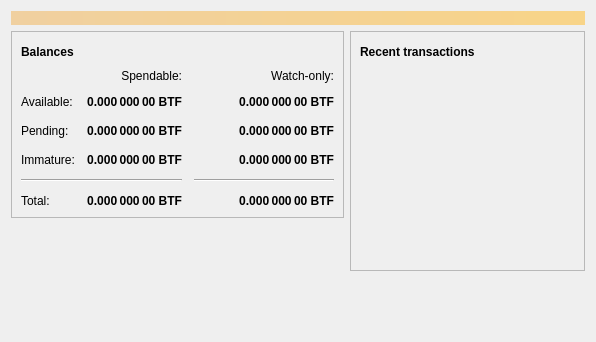
<?xml version="1.0" encoding="UTF-8"?>
<ui version="4.0">
 <class>OverviewPage</class>
 <widget class="QWidget" name="OverviewPage">
  <property name="geometry">
   <rect>
    <x>0</x>
    <y>0</y>
    <width>596</width>
    <height>342</height>
   </rect>
  </property>
  <property name="windowTitle">
   <string>Form</string>
  </property>
  <layout class="QVBoxLayout" name="topLayout">
   <item>
    <widget class="QLabel" name="labelAlerts">
     <property name="visible">
      <bool>false</bool>
     </property>
     <property name="styleSheet">
      <string notr="true">QLabel { background-color: qlineargradient(x1: 0, y1: 0, x2: 1, y2: 0, stop:0 #F0D0A0, stop:1 #F8D488); color:#000000; }</string>
     </property>
     <property name="wordWrap">
      <bool>true</bool>
     </property>
     <property name="margin">
      <number>3</number>
     </property>
     <property name="textInteractionFlags">
      <set>Qt::TextSelectableByMouse</set>
     </property>
    </widget>
   </item>
   <item>
    <layout class="QHBoxLayout" name="horizontalLayout" stretch="1,1">
     <item>
      <layout class="QVBoxLayout" name="verticalLayout_2">
       <item>
        <widget class="QFrame" name="frame">
         <property name="frameShape">
          <enum>QFrame::StyledPanel</enum>
         </property>
         <property name="frameShadow">
          <enum>QFrame::Raised</enum>
         </property>
         <layout class="QVBoxLayout" name="verticalLayout_4">
          <item>
           <layout class="QHBoxLayout" name="horizontalLayout_4">
            <item>
             <widget class="QLabel" name="label_5">
              <property name="font">
               <font>
                <weight>75</weight>
                <bold>true</bold>
               </font>
              </property>
              <property name="text">
               <string>Balances</string>
              </property>
             </widget>
            </item>
            <item>
             <widget class="QPushButton" name="labelWalletStatus">
              <property name="enabled">
               <bool>true</bool>
              </property>
              <property name="maximumSize">
               <size>
                <width>30</width>
                <height>16777215</height>
               </size>
              </property>
              <property name="toolTip">
               <string>The displayed information may be out of date. Your wallet automatically synchronizes with the Bitcoin network after a connection is established, but this process has not completed yet.</string>
              </property>
              <property name="text">
               <string/>
              </property>
              <property name="icon">
               <iconset resource="../bitcoin.qrc">
                <normaloff>:/icons/warning</normaloff>
                <disabledoff>:/icons/warning</disabledoff>:/icons/warning</iconset>
              </property>
              <property name="iconSize">
               <size>
                <width>24</width>
                <height>24</height>
               </size>
              </property>
              <property name="flat">
               <bool>true</bool>
              </property>
             </widget>
            </item>
            <item>
             <spacer name="horizontalSpacer_3">
              <property name="orientation">
               <enum>Qt::Horizontal</enum>
              </property>
              <property name="sizeHint" stdset="0">
               <size>
                <width>40</width>
                <height>20</height>
               </size>
              </property>
             </spacer>
            </item>
           </layout>
          </item>
          <item>
           <layout class="QGridLayout" name="gridLayout">
            <property name="spacing">
             <number>12</number>
            </property>
            <item row="2" column="2">
             <widget class="QLabel" name="labelWatchPending">
              <property name="font">
               <font>
                <weight>75</weight>
                <bold>true</bold>
               </font>
              </property>
              <property name="cursor">
               <cursorShape>IBeamCursor</cursorShape>
              </property>
              <property name="toolTip">
               <string>Unconfirmed transactions to watch-only addresses</string>
              </property>
              <property name="text">
               <string notr="true">0.000 000 00 BTF</string>
              </property>
              <property name="alignment">
               <set>Qt::AlignRight|Qt::AlignTrailing|Qt::AlignVCenter</set>
              </property>
              <property name="textInteractionFlags">
               <set>Qt::LinksAccessibleByMouse|Qt::TextSelectableByKeyboard|Qt::TextSelectableByMouse</set>
              </property>
             </widget>
            </item>
            <item row="2" column="1">
             <widget class="QLabel" name="labelUnconfirmed">
              <property name="font">
               <font>
                <weight>75</weight>
                <bold>true</bold>
               </font>
              </property>
              <property name="cursor">
               <cursorShape>IBeamCursor</cursorShape>
              </property>
              <property name="toolTip">
               <string>Total of transactions that have yet to be confirmed, and do not yet count toward the spendable balance</string>
              </property>
              <property name="text">
               <string notr="true">0.000 000 00 BTF</string>
              </property>
              <property name="alignment">
               <set>Qt::AlignRight|Qt::AlignTrailing|Qt::AlignVCenter</set>
              </property>
              <property name="textInteractionFlags">
               <set>Qt::LinksAccessibleByMouse|Qt::TextSelectableByKeyboard|Qt::TextSelectableByMouse</set>
              </property>
             </widget>
            </item>
            <item row="3" column="2">
             <widget class="QLabel" name="labelWatchImmature">
              <property name="font">
               <font>
                <weight>75</weight>
                <bold>true</bold>
               </font>
              </property>
              <property name="cursor">
               <cursorShape>IBeamCursor</cursorShape>
              </property>
              <property name="toolTip">
               <string>Mined balance in watch-only addresses that has not yet matured</string>
              </property>
              <property name="text">
               <string notr="true">0.000 000 00 BTF</string>
              </property>
              <property name="alignment">
               <set>Qt::AlignRight|Qt::AlignTrailing|Qt::AlignVCenter</set>
              </property>
              <property name="textInteractionFlags">
               <set>Qt::LinksAccessibleByMouse|Qt::TextSelectableByKeyboard|Qt::TextSelectableByMouse</set>
              </property>
             </widget>
            </item>
            <item row="4" column="0" colspan="2">
             <widget class="Line" name="line">
              <property name="orientation">
               <enum>Qt::Horizontal</enum>
              </property>
             </widget>
            </item>
            <item row="4" column="2">
             <widget class="Line" name="lineWatchBalance">
              <property name="sizePolicy">
               <sizepolicy hsizetype="Preferred" vsizetype="Fixed">
                <horstretch>0</horstretch>
                <verstretch>0</verstretch>
               </sizepolicy>
              </property>
              <property name="minimumSize">
               <size>
                <width>140</width>
                <height>0</height>
               </size>
              </property>
              <property name="orientation">
               <enum>Qt::Horizontal</enum>
              </property>
             </widget>
            </item>
            <item row="5" column="0">
             <widget class="QLabel" name="labelTotalText">
              <property name="text">
               <string>Total:</string>
              </property>
             </widget>
            </item>
            <item row="3" column="1">
             <widget class="QLabel" name="labelImmature">
              <property name="font">
               <font>
                <weight>75</weight>
                <bold>true</bold>
               </font>
              </property>
              <property name="cursor">
               <cursorShape>IBeamCursor</cursorShape>
              </property>
              <property name="toolTip">
               <string>Mined balance that has not yet matured</string>
              </property>
              <property name="text">
               <string notr="true">0.000 000 00 BTF</string>
              </property>
              <property name="alignment">
               <set>Qt::AlignRight|Qt::AlignTrailing|Qt::AlignVCenter</set>
              </property>
              <property name="textInteractionFlags">
               <set>Qt::LinksAccessibleByMouse|Qt::TextSelectableByKeyboard|Qt::TextSelectableByMouse</set>
              </property>
             </widget>
            </item>
            <item row="2" column="3">
             <spacer name="horizontalSpacer_2">
              <property name="orientation">
               <enum>Qt::Horizontal</enum>
              </property>
              <property name="sizeHint" stdset="0">
               <size>
                <width>40</width>
                <height>20</height>
               </size>
              </property>
             </spacer>
            </item>
            <item row="3" column="0">
             <widget class="QLabel" name="labelImmatureText">
              <property name="text">
               <string>Immature:</string>
              </property>
             </widget>
            </item>
            <item row="5" column="1">
             <widget class="QLabel" name="labelTotal">
              <property name="font">
               <font>
                <weight>75</weight>
                <bold>true</bold>
               </font>
              </property>
              <property name="cursor">
               <cursorShape>IBeamCursor</cursorShape>
              </property>
              <property name="toolTip">
               <string>Your current total balance</string>
              </property>
              <property name="text">
               <string notr="true">0.000 000 00 BTF</string>
              </property>
              <property name="alignment">
               <set>Qt::AlignRight|Qt::AlignTrailing|Qt::AlignVCenter</set>
              </property>
              <property name="textInteractionFlags">
               <set>Qt::LinksAccessibleByMouse|Qt::TextSelectableByKeyboard|Qt::TextSelectableByMouse</set>
              </property>
             </widget>
            </item>
            <item row="5" column="2">
             <widget class="QLabel" name="labelWatchTotal">
              <property name="font">
               <font>
                <weight>75</weight>
                <bold>true</bold>
               </font>
              </property>
              <property name="cursor">
               <cursorShape>IBeamCursor</cursorShape>
              </property>
              <property name="toolTip">
               <string>Current total balance in watch-only addresses</string>
              </property>
              <property name="text">
               <string notr="true">0.000 000 00 BTF</string>
              </property>
              <property name="alignment">
               <set>Qt::AlignRight|Qt::AlignTrailing|Qt::AlignVCenter</set>
              </property>
              <property name="textInteractionFlags">
               <set>Qt::LinksAccessibleByMouse|Qt::TextSelectableByKeyboard|Qt::TextSelectableByMouse</set>
              </property>
             </widget>
            </item>
            <item row="0" column="2">
             <widget class="QLabel" name="labelWatchonly">
              <property name="text">
               <string>Watch-only:</string>
              </property>
              <property name="alignment">
               <set>Qt::AlignRight|Qt::AlignTrailing|Qt::AlignVCenter</set>
              </property>
             </widget>
            </item>
            <item row="1" column="0">
             <widget class="QLabel" name="labelBalanceText">
              <property name="text">
               <string>Available:</string>
              </property>
             </widget>
            </item>
            <item row="1" column="1">
             <widget class="QLabel" name="labelBalance">
              <property name="font">
               <font>
                <weight>75</weight>
                <bold>true</bold>
               </font>
              </property>
              <property name="cursor">
               <cursorShape>IBeamCursor</cursorShape>
              </property>
              <property name="toolTip">
               <string>Your current spendable balance</string>
              </property>
              <property name="text">
               <string notr="true">0.000 000 00 BTF</string>
              </property>
              <property name="alignment">
               <set>Qt::AlignRight|Qt::AlignTrailing|Qt::AlignVCenter</set>
              </property>
              <property name="textInteractionFlags">
               <set>Qt::LinksAccessibleByMouse|Qt::TextSelectableByKeyboard|Qt::TextSelectableByMouse</set>
              </property>
             </widget>
            </item>
            <item row="1" column="2">
             <widget class="QLabel" name="labelWatchAvailable">
              <property name="font">
               <font>
                <weight>75</weight>
                <bold>true</bold>
               </font>
              </property>
              <property name="cursor">
               <cursorShape>IBeamCursor</cursorShape>
              </property>
              <property name="toolTip">
               <string>Your current balance in watch-only addresses</string>
              </property>
              <property name="text">
               <string notr="true">0.000 000 00 BTF</string>
              </property>
              <property name="alignment">
               <set>Qt::AlignRight|Qt::AlignTrailing|Qt::AlignVCenter</set>
              </property>
              <property name="textInteractionFlags">
               <set>Qt::LinksAccessibleByMouse|Qt::TextSelectableByKeyboard|Qt::TextSelectableByMouse</set>
              </property>
             </widget>
            </item>
            <item row="2" column="0">
             <widget class="QLabel" name="labelPendingText">
              <property name="text">
               <string>Pending:</string>
              </property>
             </widget>
            </item>
            <item row="0" column="1">
             <widget class="QLabel" name="labelSpendable">
              <property name="text">
               <string>Spendable:</string>
              </property>
              <property name="alignment">
               <set>Qt::AlignRight|Qt::AlignTrailing|Qt::AlignVCenter</set>
              </property>
             </widget>
            </item>
           </layout>
          </item>
         </layout>
        </widget>
       </item>
       <item>
        <spacer name="verticalSpacer">
         <property name="orientation">
          <enum>Qt::Vertical</enum>
         </property>
         <property name="sizeHint" stdset="0">
          <size>
           <width>20</width>
           <height>40</height>
          </size>
         </property>
        </spacer>
       </item>
      </layout>
     </item>
     <item>
      <layout class="QVBoxLayout" name="verticalLayout_3">
       <item>
        <widget class="QFrame" name="frame_2">
         <property name="frameShape">
          <enum>QFrame::StyledPanel</enum>
         </property>
         <property name="frameShadow">
          <enum>QFrame::Raised</enum>
         </property>
         <layout class="QVBoxLayout" name="verticalLayout">
          <item>
           <layout class="QHBoxLayout" name="horizontalLayout_2">
            <item>
             <widget class="QLabel" name="label_4">
              <property name="font">
               <font>
                <weight>75</weight>
                <bold>true</bold>
               </font>
              </property>
              <property name="text">
               <string>Recent transactions</string>
              </property>
             </widget>
            </item>
            <item>
             <widget class="QPushButton" name="labelTransactionsStatus">
              <property name="enabled">
               <bool>true</bool>
              </property>
              <property name="maximumSize">
               <size>
                <width>30</width>
                <height>16777215</height>
               </size>
              </property>
              <property name="toolTip">
               <string>The displayed information may be out of date. Your wallet automatically synchronizes with the Bitcoin network after a connection is established, but this process has not completed yet.</string>
              </property>
              <property name="text">
               <string/>
              </property>
              <property name="icon">
               <iconset resource="../bitcoin.qrc">
                <normaloff>:/icons/warning</normaloff>
                <disabledoff>:/icons/warning</disabledoff>:/icons/warning</iconset>
              </property>
              <property name="iconSize">
               <size>
                <width>24</width>
                <height>24</height>
               </size>
              </property>
              <property name="flat">
               <bool>true</bool>
              </property>
             </widget>
            </item>
            <item>
             <spacer name="horizontalSpacer">
              <property name="orientation">
               <enum>Qt::Horizontal</enum>
              </property>
              <property name="sizeHint" stdset="0">
               <size>
                <width>40</width>
                <height>20</height>
               </size>
              </property>
             </spacer>
            </item>
           </layout>
          </item>
          <item>
           <widget class="QListView" name="listTransactions">
            <property name="styleSheet">
             <string notr="true">QListView { background: transparent; }</string>
            </property>
            <property name="frameShape">
             <enum>QFrame::NoFrame</enum>
            </property>
            <property name="verticalScrollBarPolicy">
             <enum>Qt::ScrollBarAlwaysOff</enum>
            </property>
            <property name="horizontalScrollBarPolicy">
             <enum>Qt::ScrollBarAlwaysOff</enum>
            </property>
            <property name="selectionMode">
             <enum>QAbstractItemView::NoSelection</enum>
            </property>
           </widget>
          </item>
         </layout>
        </widget>
       </item>
       <item>
        <spacer name="verticalSpacer_2">
         <property name="orientation">
          <enum>Qt::Vertical</enum>
         </property>
         <property name="sizeHint" stdset="0">
          <size>
           <width>20</width>
           <height>40</height>
          </size>
         </property>
        </spacer>
       </item>
      </layout>
     </item>
    </layout>
   </item>
  </layout>
 </widget>
 <resources/>
 <connections/>
</ui>
